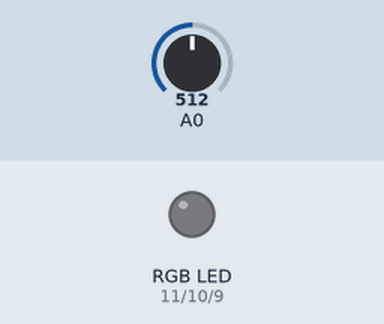
Recording of a sketch running on a simulated Arduino Uno, built with avr-gcc and run on an emulated ATmega328P. On the bench: an RGB LED mixed from three pins (HIGH = lit). Inputs (shaded band) come from the test bench; at power-on: A0 = 512. Dim RGB values are drawn brighter than linear; random numbers use the default seed unless the sketch sets one.

Above: at 0.1 s.
At 12.9 s:
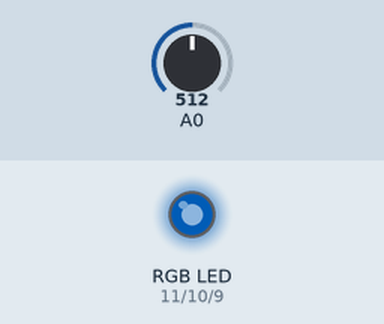
At 25.6 s:
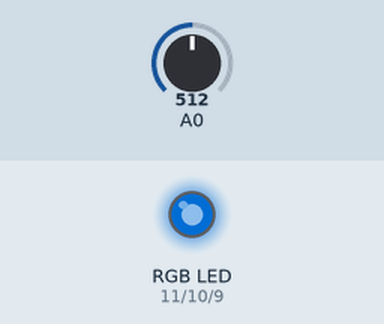
At 34.12 s:
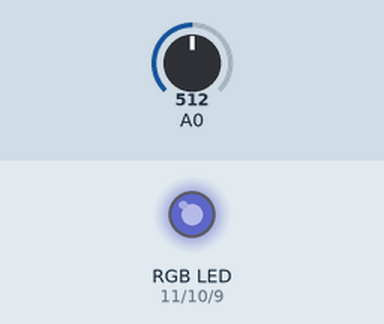
At 39.62 s:
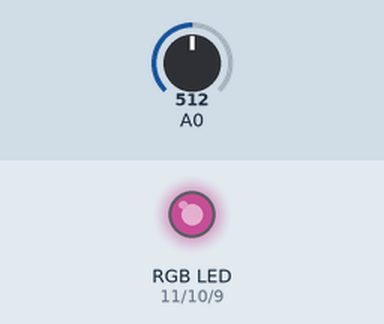
Timing chart, 0 to 40.0 s (numbered marks = the images above):
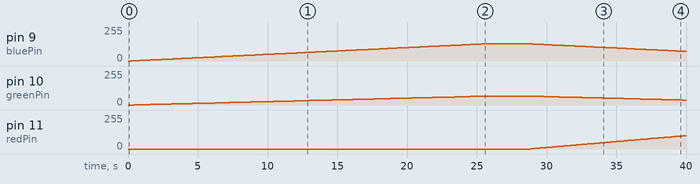

The sketch:

mood_lamp_RGB.ino
```cpp
// Projeto 8 - Lampada de humor

float RGB1[3];
float RGB2[3];
float INC[3];

int red, green, blue;

int redPin = 11;
int greenPin = 10;
int bluePin = 9;

void setup(){
  randomSeed(analogRead(0));

  RGB1[0] = 0;
  RGB1[1] = 0;
  RGB1[2] = 0;

  RGB2[0] = random(256);
  RGB2[1] = random(256);
  RGB2[2] = random(256);
}

void loop(){
  randomSeed(analogRead(0));

  for(int i = 0; i < 3; i++){
    INC[i] = (RGB1[i] - RGB2[i]) / 256;
  }

  for(int i = 0; i < 256; i++){
    red = int(RGB1[0]);
    green = int(RGB1[1]);
    blue = int(RGB1[2]);

    analogWrite(redPin, red);
    analogWrite(greenPin, green);
    analogWrite(bluePin, blue);
    delay(100);

    RGB1[0] -= INC[0];
    RGB1[1] -= INC[1];
    RGB1[2] -= INC[2];
  }

  for(int i = 0; i < 3; i++){
    RGB2[i] = random(556) - 300;
    RGB2[i] = constrain(RGB2[i], 0, 255);
    delay(1000);
  }
}
```

Measured:
- by itself, pin 9 (bluePin): rises from 0/255 to 130/255 in 28.4 s, then falls to 72/255 in 11.3 s
- by itself, pin 10 (greenPin): rises from 0/255 to 67/255 in 28.2 s, then falls to 37/255 in 11.1 s
- by itself, pin 11 (redPin): moves from 0/255 to 100/255 over 11.1 s
